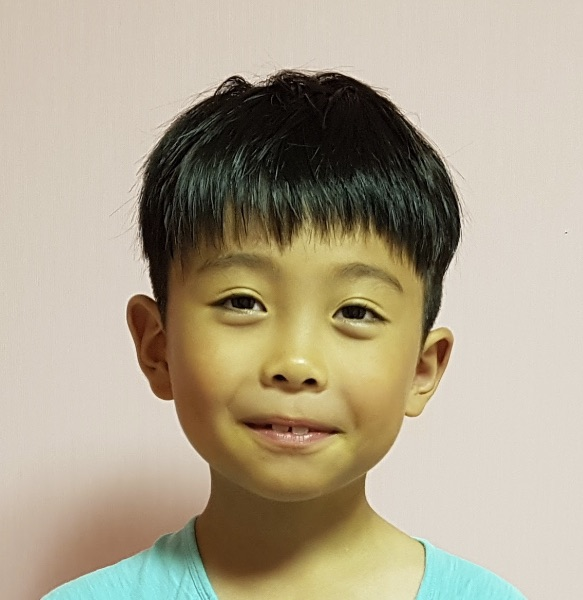
#> input picture img/boy_face.jpg, 583 x 600 px, given in place of the camera
$ python auto_mosaic.py
#> lines starting #> are read from the running program, lines starting #| are printed output that depends on the picture
# 카메라로 찍은 영상에서 얼굴 부분을 자동으로 모자이크 처리하는 프로그램
# haarcascade로 얼굴 검출 -> 모자이크

import cv2

# 변수
rate = 15

# 얼굴과  검출을 위한 케스케이드 분류기 생성
face_cascade = cv2.CascadeClassifier('../data/haarcascade_frontalface_default.xml')

# 카메라 캡쳐 활성화
cap = cv2.VideoCapture(0)

cap.set(cv2.CAP_PROP_FRAME_WIDTH, 640)
cap.set(cv2.CAP_PROP_FRAME_HEIGHT, 480)

while cap.isOpened():
    ret, frame = cap.read()  # 프레임 읽기
#> frame is the input picture: shape (600, 583, 3); mean B, G, R 142.6, 164.6, 175.3
    if ret:
        img = frame.copy()
        gray = cv2.cvtColor(img, cv2.COLOR_BGR2GRAY)
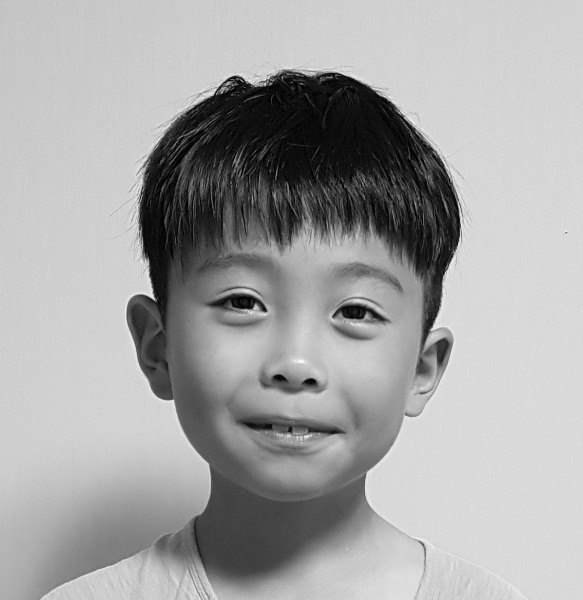
#> gray: shape (600, 583); min 0, max 251, mean 165.3
        # 얼굴 검출
        faces = face_cascade.detectMultiScale(gray, scaleFactor=1.3, \
                                        minNeighbors=5, minSize=(80,80))
#> faces = [[135, 184, 332, 332]]
        if len(faces) == 1:
            (x,y,w,h) = faces[0]
#> x = 135; y = 184; w = 332; h = 332
            # 얼굴 영역 표시
            #cv2.rectangle(frame, (x,y), (x+w, y+h), (0,255,0),1)
            roi = img[y:y+h, x:x+w]
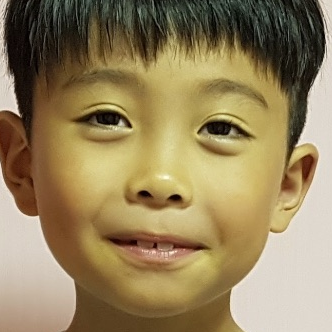
#> roi: shape (332, 332, 3); mean B, G, R 92.5, 130.7, 149.4
            roi = cv2.resize(roi, (w//rate, h//rate))
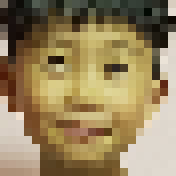
#> roi: shape (22, 22, 3) (shown 8 times larger); mean B, G, R 93, 131.3, 150.3

            roi = cv2.resize(roi, (w,h), interpolation=cv2.INTER_AREA)
#> roi: shape (332, 332, 3)
            img[y:y+h, x:x+w] = roi
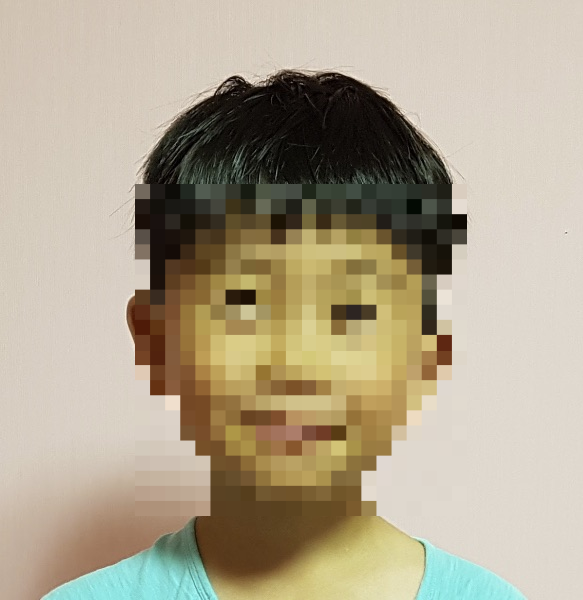
#> img: shape (600, 583, 3); mean B, G, R 142.7, 164.8, 175.6
            cv2.imshow('Face Mosaic', img)
    else:
        break
    if cv2.waitKey(5) == 27:
#> (key Esc is pressed here)
        break
cv2.destroyAllWindows()

$ run again, on img/girl_face.jpg
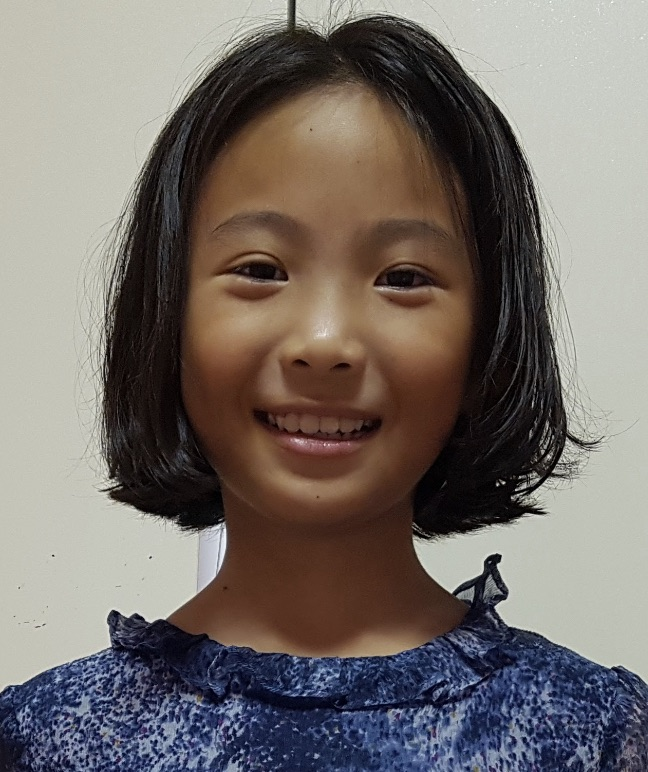
#> input picture img/girl_face.jpg, 648 x 772 px, given in place of the camera
#> frame is the input picture: shape (772, 648, 3); mean B, G, R 106.3, 110.6, 117.9
#> `gray = cv2.cvtColor(img, cv2.COLOR_BGR2GRAY)`:
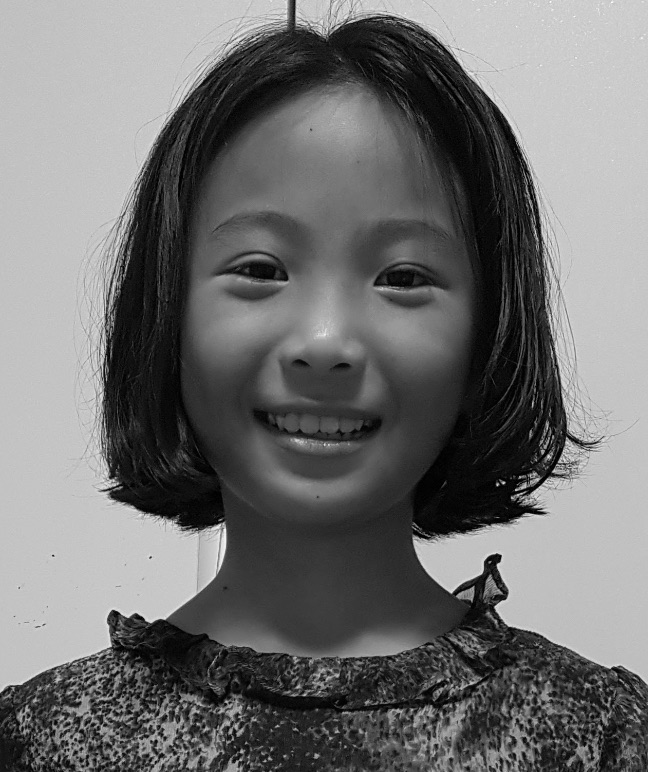
#> gray: shape (772, 648); min 0, max 254, mean 112.3
#> faces = [[137, 122, 383, 383]]
#> x = 137; y = 122; w = 383
#> `img[y:y+h, x:x+w] = roi`:
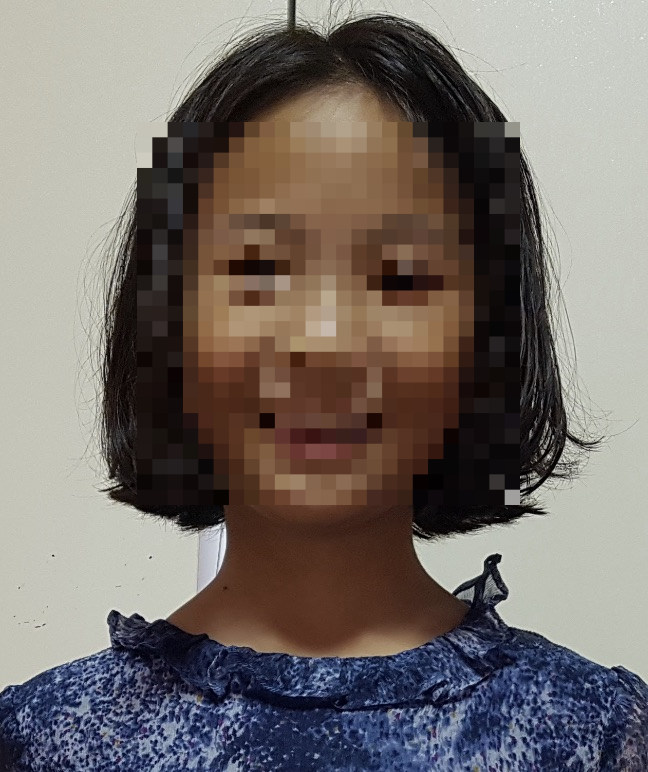
#> img: shape (772, 648, 3); mean B, G, R 106.1, 110.4, 117.7
